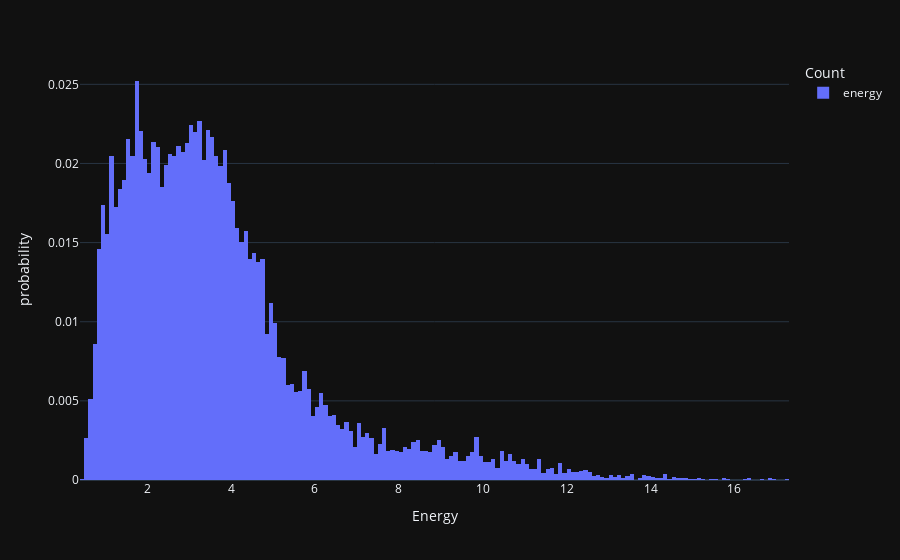

This figure's notebook cell:
### Markdown cell above
## Examining Disulfide Energies

### Code cell
labels = {'value': 'Energy', 'variable': 'Count'}
cols = ['energy']
px.histogram(SS_df['energy'], labels=labels, histnorm='probability', template='plotly_dark')

### Figure 1 — Plotly figure (JSON) as saved in the notebook; plotly's stock layout.template omitted (floating-point values rounded to 4 significant figures; data arrays with more than 128 entries replaced by an {"elided": "..."} marker saying what was removed)
{"data": [{"alignmentgroup": "True", "bingroup": "x", "histnorm": "probability", "hovertemplate": "Count=energy<br>Energy=%{x}<br>probability=%{y}<extra></extra>", "legendgroup": "energy", "marker": {"color": "#636efa", "pattern": {"shape": ""}}, "name": "energy", "offsetgroup": "energy", "orientation": "v", "showlegend": true, "type": "histogram", "x": {"elided": "20388 float values"}, "xaxis": "x", "yaxis": "y"}], "layout": {"barmode": "relative", "legend": {"title": {"text": "Count"}, "tracegroupgap": 0}, "margin": {"t": 60}, "xaxis": {"anchor": "y", "domain": [0, 1], "title": {"text": "Energy"}}, "yaxis": {"anchor": "x", "domain": [0, 1], "title": {"text": "probability"}}}}
